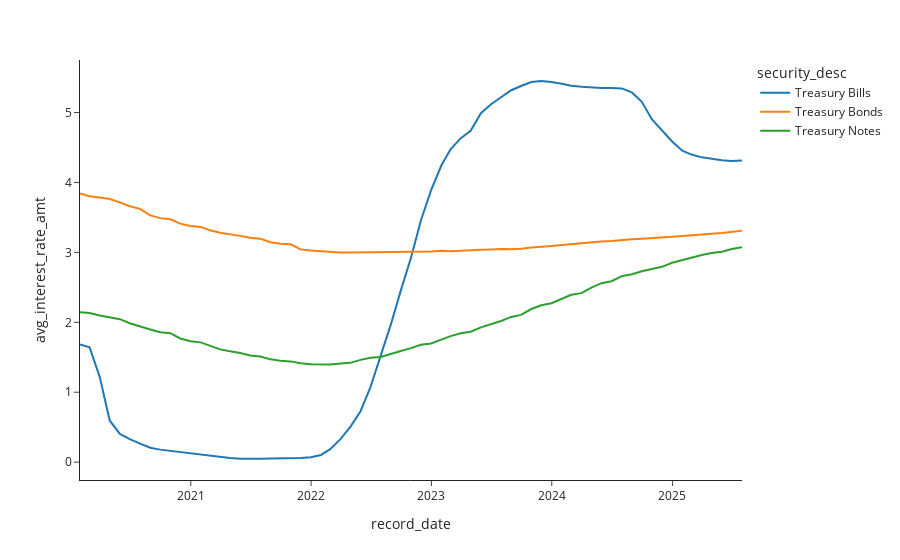

Notebook code for this chart:
### Code cell
fig = px.line(
    df_int_rates,
    x="record_date",
    y="avg_interest_rate_amt",
    color="security_desc",
    template="simple_white",
    title="",
)

fig.show()
